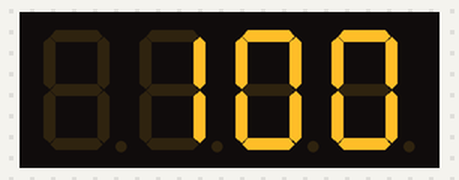
A sketch run on a simulated Arduino Uno, built with avr-gcc and run on an emulated ATmega328P. On the bench: 4-digit seven-segment display.

Above: at 0.03 s.
At 0.57 s:
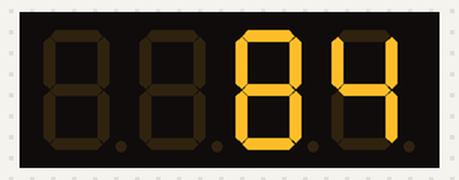
At 1.0 s:
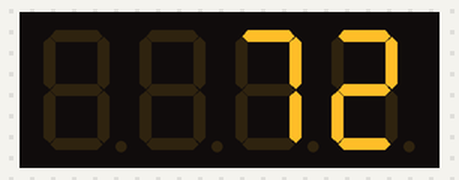
At 2.0 s:
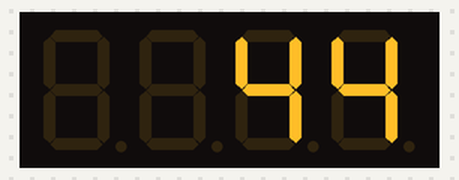
At 3.0 s:
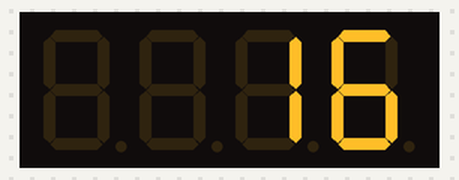
At 3.99 s:
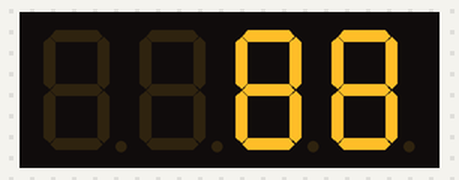

Measured:
- by itself, everything shown: repeats every 3.6 s, in 50 steps

The sketch:

display.ino
```cpp
#include <TM1637Display.h>

// Module connection pins (Digital Pins)
#define CLK 4
#define DIO 3

TM1637Display display(CLK, DIO);

void setup() {
  display.setBrightness(0x01);
}

void loop() {
  for(int i = 100; i > 0; i=i-2)
  {
    display.showNumberDec(i, false);
    delay(50);
  }
}
```
